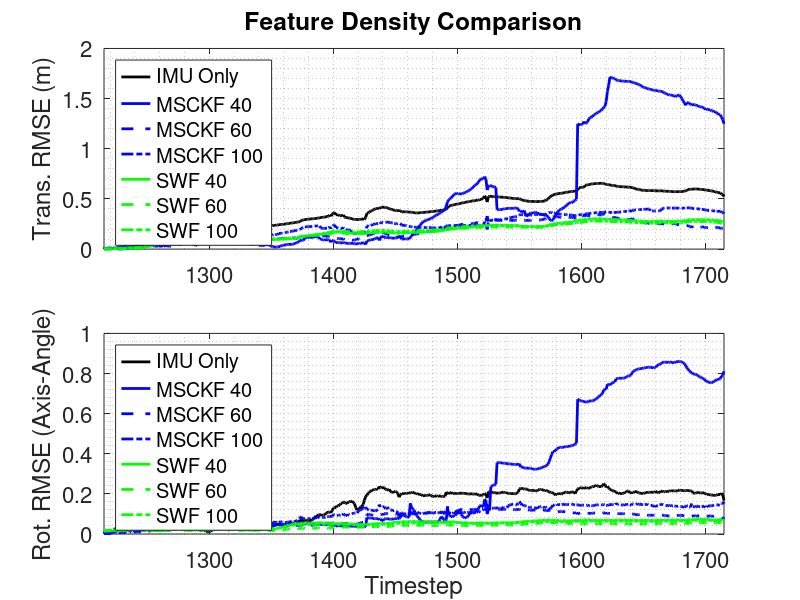

This figure's MATLAB source: (Note: this script raises an error after producing the figure.)
%% Load data
clear; close all; clc;

msckf40 = load('msckf_1215_1715_min20_max100_40lessnoisy.mat');
msckf60 = load('msckf_1215_1715_min20_max100_60lessnoisy.mat');
msckf100 = load('msckf_1215_1715_min20_max100_100lessnoisy.mat');

swf40 = load('swf_1215_1715_25_40lessnoisy.mat');
swf60 = load('swf_1215_1715_25_60lessnoisy.mat');
swf100 = load('swf_1215_1715_25_100lessnoisy.mat');

imu = load('imu_1215_1715.mat');

kStart = 1215; kEnd = 1715;

%% Compute RMSE
msckf40_trans_rmse = sqrt(mean(msckf40.msckf_trans_err.^2,1));
msckf40_rot_rmse = sqrt(mean(msckf40.msckf_rot_err.^2,1));

msckf60_trans_rmse = sqrt(mean(msckf60.msckf_trans_err.^2,1));
msckf60_rot_rmse = sqrt(mean(msckf60.msckf_rot_err.^2,1));

msckf100_trans_rmse = sqrt(mean(msckf100.msckf_trans_err.^2,1));
msckf100_rot_rmse = sqrt(mean(msckf100.msckf_rot_err.^2,1));

swf40_trans_rmse = sqrt(mean(swf40.swf_trans_err.^2,1));
swf40_rot_rmse = sqrt(mean(swf40.swf_rot_err.^2,1));

swf60_trans_rmse = sqrt(mean(swf60.swf_trans_err.^2,1));
swf60_rot_rmse = sqrt(mean(swf60.swf_rot_err.^2,1));

swf100_trans_rmse = sqrt(mean(swf100.swf_trans_err.^2,1));
swf100_rot_rmse = sqrt(mean(swf100.swf_rot_err.^2,1));

imu_trans_rmse = sqrt(mean(imu.msckf_trans_err.^2,1));
imu_rot_rmse = sqrt(mean(imu.msckf_rot_err.^2,1));

%% Plot Stuff
figure(1); clf;
fontSize = 16;
lineWidth = 2;
pos = [200,200,640,480];
xLim = [kStart,kEnd];
k = kStart:kEnd;

set(gcf, 'Position', pos);

% Translational RMSE
subplot(2,1,1);
plot(k,imu_trans_rmse, '-k', 'LineWidth', lineWidth); hold on;
plot(k,msckf40_trans_rmse, '-b', 'LineWidth', lineWidth);
plot(k,msckf60_trans_rmse, '--b', 'LineWidth', lineWidth);
plot(k,msckf100_trans_rmse, '-.b', 'LineWidth', lineWidth);
plot(k,swf40_trans_rmse, '-g', 'LineWidth', lineWidth);
plot(k,swf60_trans_rmse, '--g', 'LineWidth', lineWidth);
plot(k,swf100_trans_rmse, '-.g', 'LineWidth', lineWidth);
xlim(xLim);
legend('IMU Only','MSCKF 40', 'MSCKF 60', 'MSCKF 100', 'SWF 40','SWF 60','SWF 100', 'Location', 'northwest');
title('Feature Density Comparison');
ylabel('Trans. RMSE (m)')
set(gca,'FontSize',fontSize)
grid minor; box on;

% Rotational RMSE
subplot(2,1,2);
plot(k,imu_rot_rmse, '-k', 'LineWidth', lineWidth); hold on;
plot(k,msckf40_rot_rmse, '-b', 'LineWidth', lineWidth);
plot(k,msckf60_rot_rmse, '--b', 'LineWidth', lineWidth);
plot(k,msckf100_rot_rmse, '-.b', 'LineWidth', lineWidth);
plot(k,swf40_rot_rmse, '-g', 'LineWidth', lineWidth);
plot(k,swf60_rot_rmse, '--g', 'LineWidth', lineWidth);
plot(k,swf100_rot_rmse, '-.g', 'LineWidth', lineWidth);
xlim(xLim);
legend('IMU Only','MSCKF 40', 'MSCKF 60', 'MSCKF 100', 'SWF 40','SWF 60','SWF 100', 'Location', 'northwest');
ylabel('Rot. RMSE (Axis-Angle)');
xlabel('Timestep');
set(gca,'FontSize',fontSize)
grid minor; box on;

%% Export figure
export_fig(gcf, 'RMSE-Comparison-Feat-Density-1215-1715-Noisy.pdf', '-transparent');